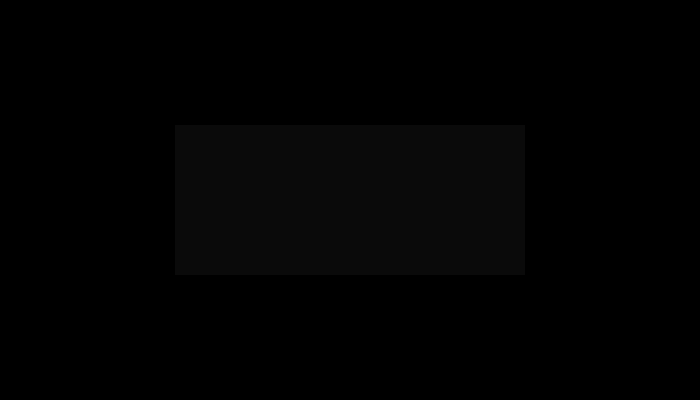
Frame 1 (no input)
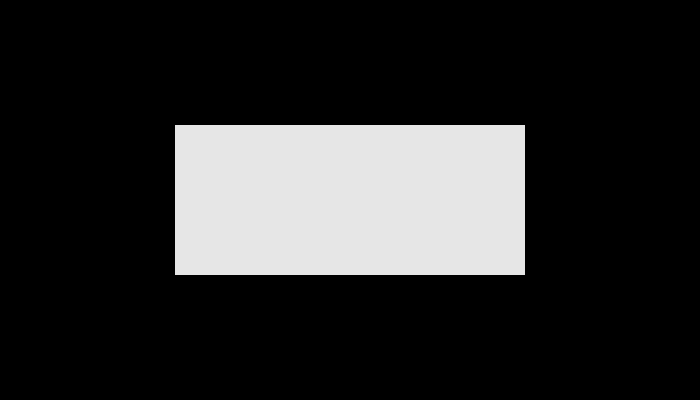
Frame 60 (the mouse pressed at the canvas centre just before this capture)
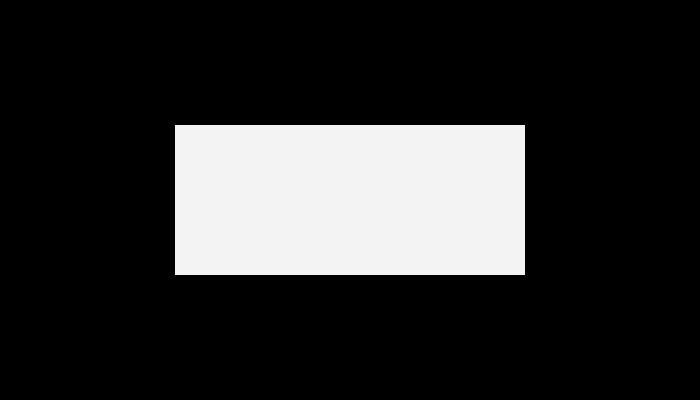
Frame 120 (the mouse held since frame 60 and released just before this capture)

The Processing sketch that drew these frames (run headless with seeded random() and noise(); from frame 60 on, the mouse is pressed at the canvas centre):

// Processing sketch: processing_36471
// ── processing_36471.pde

int value = 0;
int x = 350;
int y = 150;
int k = 0;

void setup() {
  size(700,400); 
  rectMode(CENTER);
  noStroke();
  background(0);
  fill(value+255,10);
}

void draw() {
  
  rect(350, 200, x, y);
}

void mouseDragged() 
{
  value = value + 5;
  x = x+10;
  //y = y+1;
  if (k==0) {
    if (value > 255) {
      value = 0;
    }
    if (x==700 || y==400) {
      fill(value,10);
      x = 0;
      y = 150;
      k = 1;
    }
  }
  if (k==1) {
    if (value > 255){
      value = 0;
    }
    if (x==700 || y==400) {
    fill(random(1,255),random(1,255),random(1,255),10);
    x=50;
    y=150;
    k=0;
    }
  }
}
